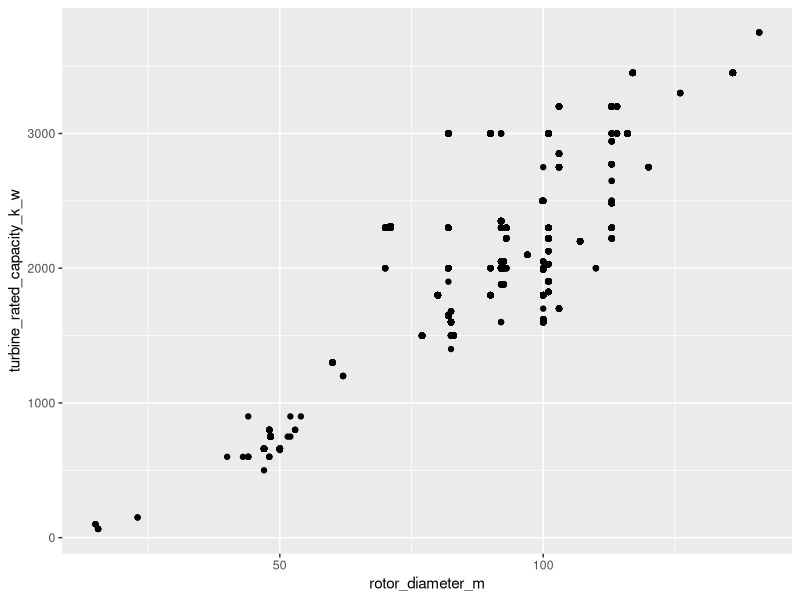
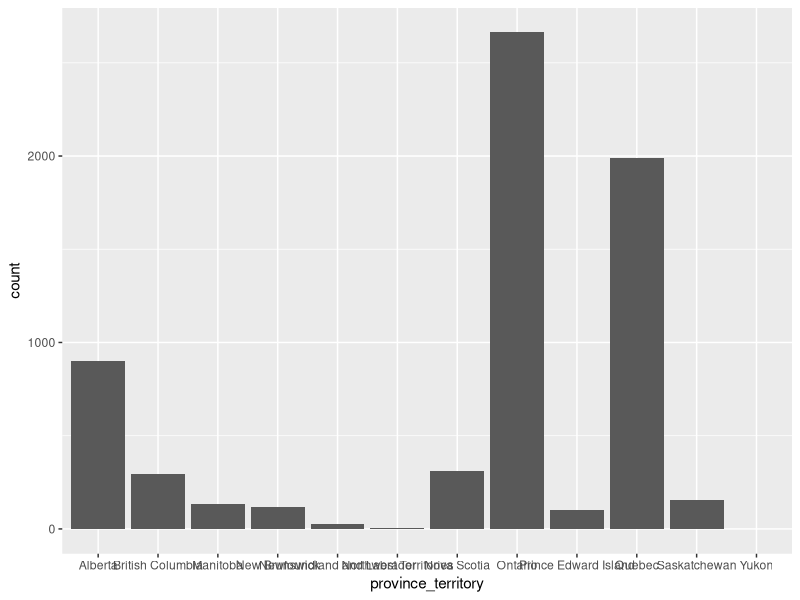
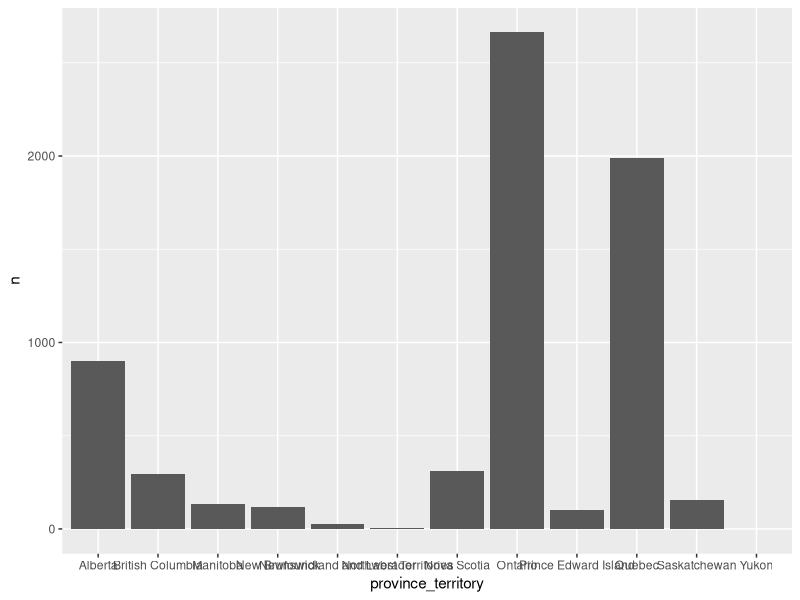
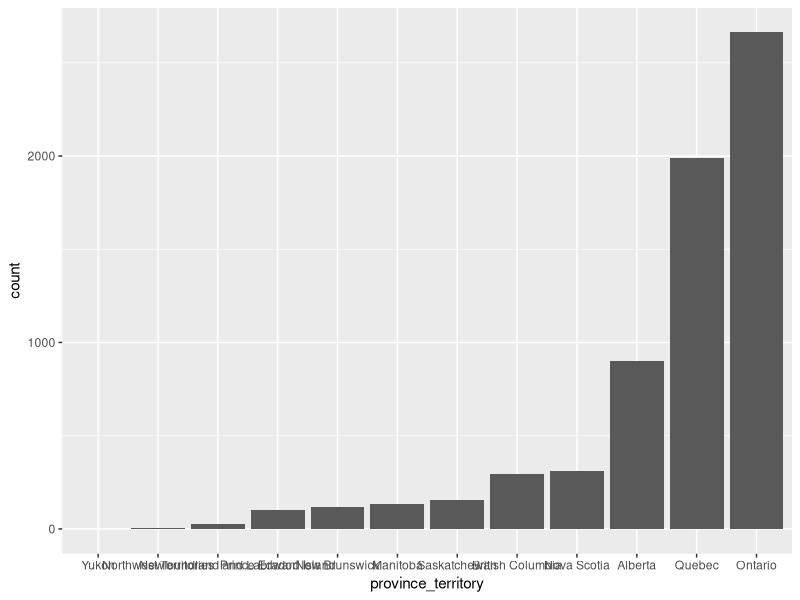
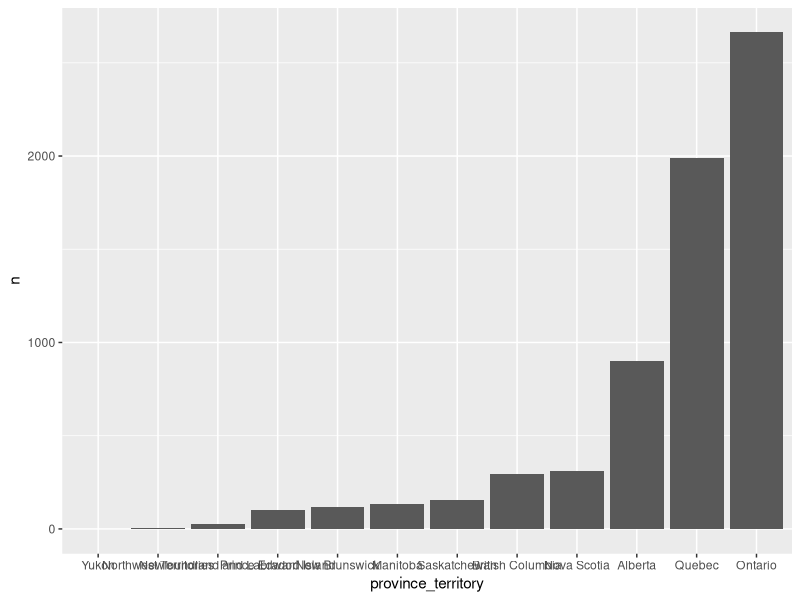
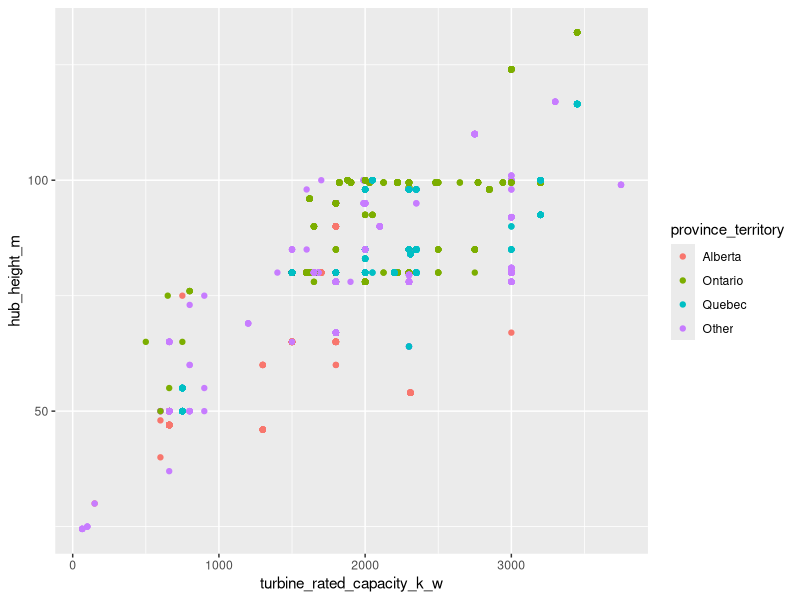
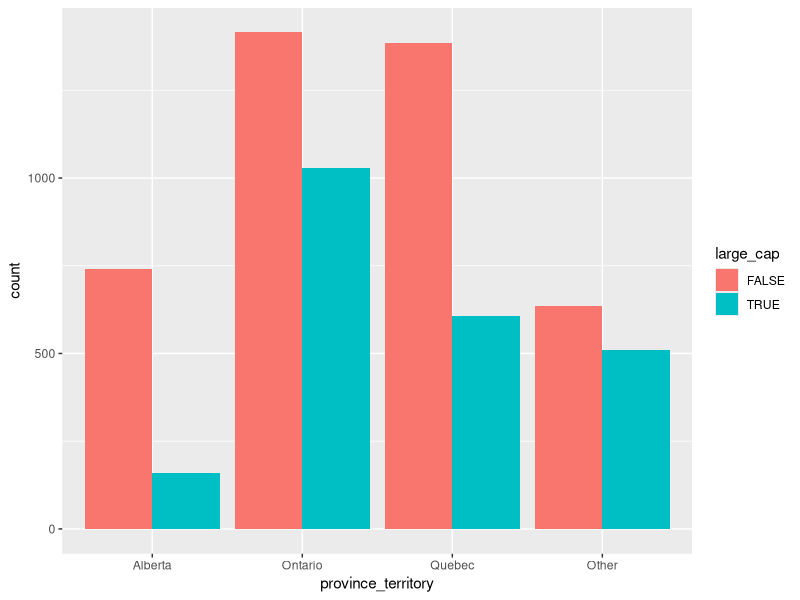
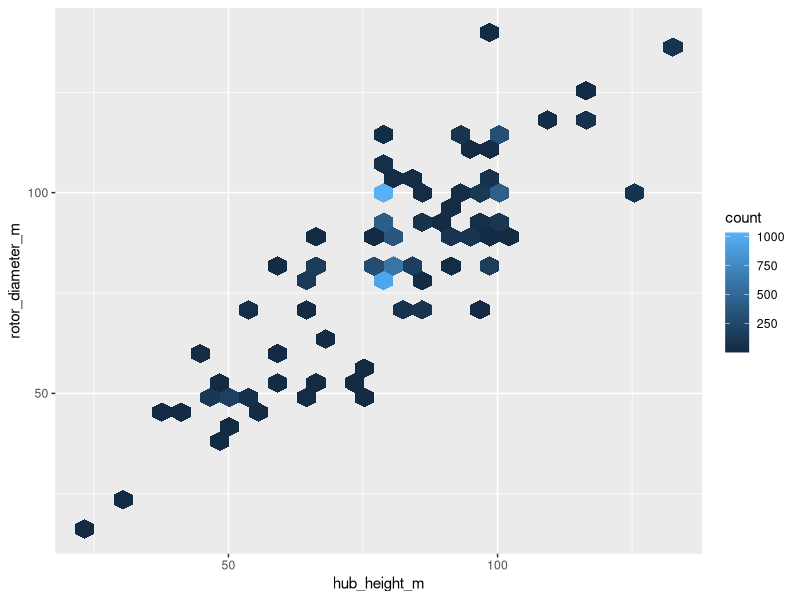

R code for these plots, in order:
## ---- chunk 1
library(tidyverse)
## ---- chunk 2
turbines <- read_csv('data/canada_wind_turbines.csv')
## ---- chunk 3
ggplot(data = turbines) + 
  geom_point(aes(x = rotor_diameter_m, y = turbine_rated_capacity_k_w))
## ---- chunk 4
turbines %>%
  ggplot() +
  geom_bar(aes(x = province_territory))
## ---- chunk 5
turbines %>%
  count(province_territory) %>%
  ggplot() +
  geom_col(aes(x = province_territory, y = n))
## ---- chunk 6
turbines %>%
  mutate(province_territory = fct_rev(fct_infreq(province_territory))) %>%
  ggplot() +
  geom_bar(aes(x = province_territory))
## ---- chunk 7
turbines %>%
  count(province_territory) %>%
  mutate(province_territory = fct_reorder(province_territory, n)) %>%
  ggplot() + 
  geom_col(aes(x = province_territory, y =n))
## ---- chunk 8
turbines %>%
  mutate(province_territory = fct_lump(province_territory, 3)) %>%
  ggplot() +
  geom_point(aes(x = turbine_rated_capacity_k_w, 
                 y = hub_height_m, 
                 color = province_territory))
## ---- chunk 9
turbines %>% 
  drop_na(turbine_rated_capacity_k_w) %>%
  mutate(large_cap = turbine_rated_capacity_k_w > 2000,
         province_territory = fct_lump(province_territory, 3)) %>% 
  ggplot() + 
  geom_bar(aes(x = province_territory, fill = large_cap),
           position = 'dodge')
## ---- chunk 10
turbines %>% 
  ggplot() + 
  geom_hex(aes(x = hub_height_m, y = rotor_diameter_m))
## ---- chunk 11
turbines %>% 
  mutate(commissioning_date = commissioning_date %>%
           str_extract('[0-9]+') %>%
           as.numeric()) %>%
  ggplot(aes(x = commissioning_date, y = hub_height_m)) + 
  geom_point() + 
  geom_smooth(method = 'lm')
## ---- chunk 12
turbines %>% 
  mutate(commissioning_date = commissioning_date %>%
           str_extract('[0-9]+')) %>%
  ggplot() + 
  geom_boxplot(aes(x = commissioning_date, y = turbine_rated_capacity_k_w)) + 
  coord_flip()
## ---- chunk 13
turbines %>% 
  drop_na(turbine_rated_capacity_k_w) %>%
  mutate(province_territory = fct_lump(province_territory, 4)) %>% 
  group_by(province_territory) %>% 
  summarise(mean_capacity = mean(turbine_rated_capacity_k_w),
            se = sd(turbine_rated_capacity_k_w)) %>%
  ggplot(aes(x = province_territory, 
             y = mean_capacity,
             fill = mean_capacity,
             ymin = mean_capacity - se,
             ymax = mean_capacity + se)) + 
  geom_col() + 
  geom_errorbar()
